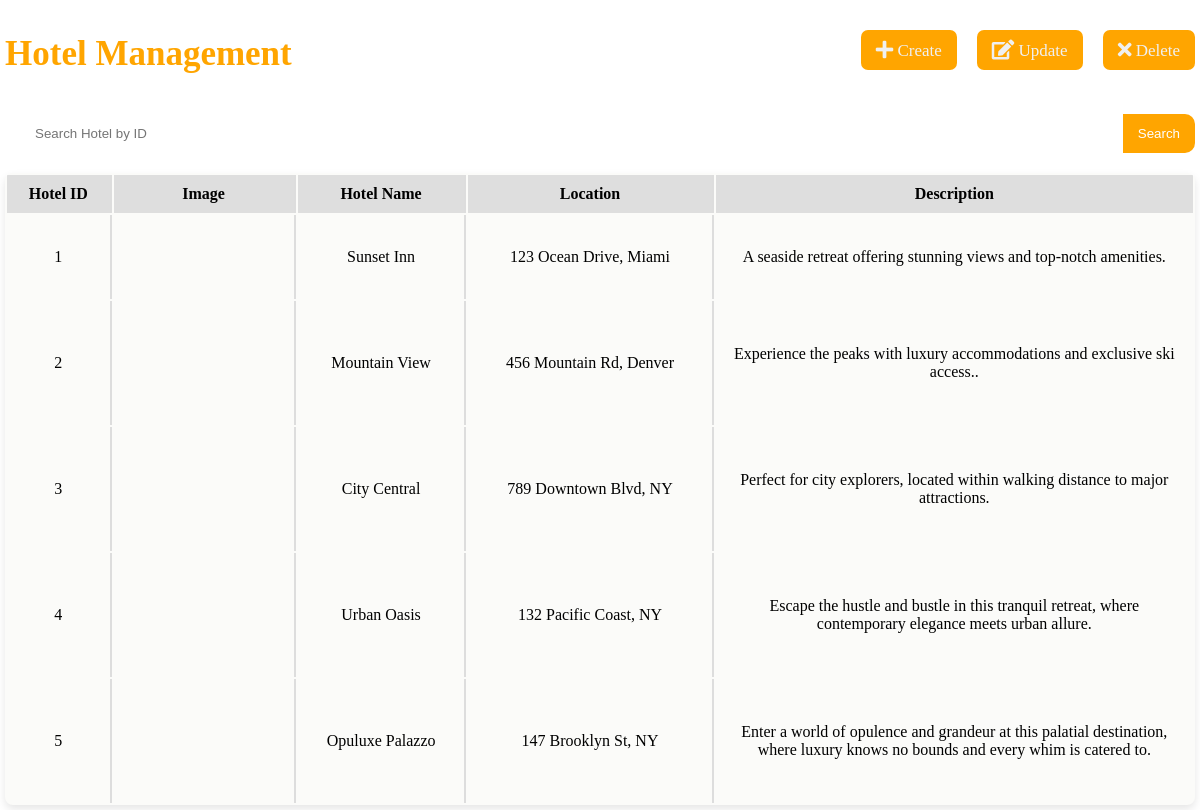
/pages/admin-dashboard/hotel-management.php, run on the app's committed database.
### tables this page shows
CREATE TABLE `hotel` (
  `hotel_id` int(11) NOT NULL AUTO_INCREMENT,
  `name` varchar(255) NOT NULL,
  `img_link` varchar(255) DEFAULT NULL,
  `location` varchar(255) NOT NULL,
  `description` text DEFAULT NULL,
  PRIMARY KEY (`hotel_id`)
);

### pages/admin-dashboard/hotel-management.php (the view, shortened to what this page needs)
<!DOCTYPE html>
<html lang="en">
<head>
  <link rel="stylesheet" href="https://cdnjs.cloudflare.com/ajax/libs/font-awesome/5.15.4/css/all.min.css">
  <link rel="stylesheet" href="../../../hotel_reservation_system/styles/admin-management.css">
</head>
<body>
  <div class="main-container">
    <div class="container" id="main-content">
      <div class="title-con">
        <h2 class="section-heading">Hotel Management</h2>
        <div class="crud-btn">
          <button class="crud-button" id="add-hotel-btn">
            <i class='fas fa-plus icon-btn'>
              <span>
                &#160;Create
              </span>
            </i>
          </button>
          <button class="crud-button" id="update-hotel-btn">
            <i class='fas fa-edit icon-btn'>
              <span>&#160;Update</span>
            </i>
          </button>
          <button class="crud-button" id="delete-hotel-btn">
            <i class='fas fa-times icon-btn'>
              <span>&#160;Delete</span>
            </i>
          </button>
        </div>
      </div>
      <div class="input-con">
        <input type="text" id="search" placeholder="Search Hotel by ID">
        <button class="search-btn search-btn-hotel" id="search-btn">Search</button>
      </div>
      <?php
      include('../../accounts/db.php');
      $sql = "SELECT * FROM Hotel";
      $result = $conn->query($sql);
      ?>
      <div class="table-container">
        <table id="hotel-table">
          <thead>
            <tr>
              <th>Hotel ID</th>
              <th>Image</th>
              <th>Hotel Name</th>
              <th>Location</th>
              <th>Description</th>
            </tr>
          </thead>
          <tbody>
            <?php
            if ($result->num_rows > 0) {
              while ($row = $result->fetch_assoc()) {
            ?>
                <tr>
                  <td><?php echo $row["hotel_id"]; ?></td>
                  <td class="db-img">
                  </td>
                  <td><?php echo $row["name"]; ?></td>
                  <td><?php echo $row["location"]; ?></td>
                  <td class="description"><?php echo $row["description"]; ?></td>
                </tr>
            <?php
              }
            } else {
              echo "<tr><td colspan='4' class='no-results'>No hotels found.</td></tr>";
            }
            ?>
          </tbody>
        </table>
      </div>
    </div>
  </div>
</body>
</html>

### styles/admin-management.css (style rules this page uses)
html, body { height: 100%; margin: 0; padding: 0; }
.db-img { width: 180px; min-width: 130px; padding: 0; overflow: hidden; }
.section-heading { font-size: 35px; font-weight: bold; color: orange; margin-bottom: 20px; }
.crud-btn { display: flex; align-items: center; justify-content: flex-end; gap: 20px; }
.icon-btn { font-size: 20px; }
.crud-button { z-index: 1; padding: 10px 15px; border-radius: 7px; border: none; display: flex; align-items: center; justify-content: center; background-color: orange; transition: background-color 0.15s ease, color 0.15s ease; cursor: pointer; }
.crud-button i { color: #f0f0f0; pointer-events: none; display: flex; justify-content: center; align-items: center; }
.crud-button span { pointer-events: none; font-size: 17px; font-weight: 500; color: #f0f0f0; }
.title-con { display: flex; align-items: center; width: 100%; justify-content: space-between; }
.input-con { margin-bottom: 20px; margin-top: 20px; width: 100%; display: flex; }
#search { padding: 12px 12px 12px 30px; border-top-left-radius: 10px; border-bottom-left-radius: 10px; width: 100%; border: none; }
.search-btn { padding: 10px 15px; border: none; background-color: orange; color: white; border-top-right-radius: 10px; border-bottom-right-radius: 10px; transition: background-color 0.15s ease; cursor: pointer; }
.main-container { width: auto; height: 100%; display: flex; }
.container { width: 100%; margin: 0 auto 0 auto; padding: 5px; display: flex; align-items: center; flex-direction: column; height: 100%; }
.table-container { display: flex; width: 100%; border-radius: 8px; background-color: #fbfbf9; box-shadow: 0 4px 8px rgba(0, 0, 0, 0.1); overflow-x: auto; overflow-y: auto; height: 100%; }
table { width: 100%; border-radius: inherit; overflow-x: auto; overflow-y: auto; }
tr { border-bottom: 2px solid #dddddd; }
th { background-color: #dedede; }
th, td { padding: 10px; text-align: center; border-right: 2px solid #dddddd; }
th:last-child, td:last-child { border-right: none; }
tr:last-child { border-bottom: none; }
.description { overflow-wrap: break-word; word-wrap: break-word; max-width: 350px; }
input[type="text"], input[type="number"], input[type="date"], input[type="email"], input[type="url"], input[type="password"], select, textarea { width: 100%; padding: 8px; border: 1px solid #ccc; border-radius: 4px; box-sizing: border-box; }
.main-container, .view-hotel-and-back-btn-container { -webkit-animation: fade-in-left 0.6s cubic-bezier(0.39, 0.575, 0.565, 1) both; animation: fade-in-left 0.6s cubic-bezier(0.39, 0.575, 0.565, 1) both; }

### data on the page
hotel: hotel_id "1", name "Sunset Inn", location "123 Ocean Drive, Miami", description "A seaside retreat offering stunning views and top-notch amenities."
hotel: hotel_id "2", name "Mountain View", location "456 Mountain Rd, Denver", description "Experience the peaks with luxury accommodations and exclusive ski access.."
hotel: hotel_id "3", name "City Central", location "789 Downtown Blvd, NY", description "Perfect for city explorers, located within walking distance to major attractions."
hotel: hotel_id "4", name "Urban Oasis", location "132 Pacific Coast, NY", description "Escape the hustle and bustle in this tranquil retreat, where contemporary elegance meets urban allure."
hotel: hotel_id "5", name "Opuluxe Palazzo", location "147 Brooklyn St, NY", description "Enter a world of opulence and grandeur at this palatial destination, where luxury knows no bounds and every whim is catered to."
